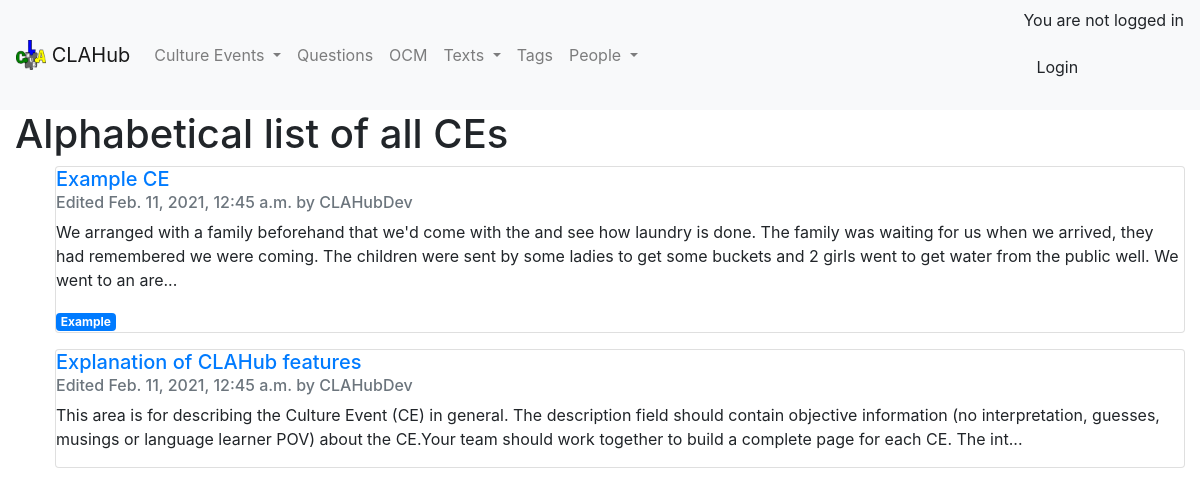
The page /CE/alphabetical on the database its author committed.
### CE/models.py (models this page shows, shortened)
class CultureEvent(models.Model):
    title = models.CharField(max_length=60, blank=False, unique=True)
    date_created = models.DateTimeField(auto_now_add=True)
    last_modified = models.DateTimeField(auto_now=True)
    last_modified_by = models.CharField(max_length=20)
    description = models.TextField(blank=True)
    description_plain_text = models.TextField(blank=True)
    differences = models.TextField(blank=True)
    interpretation = models.TextField(blank=True)
    slug = models.SlugField(unique=True)  # set in save function, form doesn't need to validate it
    tags = TaggableManager()
    def save(self, *args, **kwargs):
        self.check_unique_title()
        self.description = bleach.clean(self.description_plain_text)
        if CE.settings.auto_cross_reference:
            self.auto_cross_ref()
        else:
            self.find_tag()
        self.slug = slugify(self.title)
        super().save(*args, **kwargs)

### CE/views.py (the view)
# urls.py: path('alphabetical', views.alphabetical, name='alphabetical'),
@CE.utilities.conditional_login
def alphabetical(request):
    ces = CultureEvent.objects.all().order_by(Lower('title'))
    paginator = Paginator(ces, 25)
    ces = paginator.get_page(request.GET.get('page'))
    context = {
        'CEs': ces,
        'paginator': ces,
        'title': 'CEs alphabetically'
    }
    return render(request, 'CE/alphabetical.html', context)

### CE/templates/CE/alphabetical.html (shortened to what this page needs)
{% extends 'base.html' %}
    {% block page_content %}
    <h1> Alphabetical list of all CEs</h1>
    {% include 'CE/partial/CE_list.html' %}
</div>
{% endblock %}

### CE/templates/CE/partial/CE_list.html (shortened to what this page needs)
{% for ce in CEs %}
<ul>
    <div class="card">
        <h5><a href="{% url 'CE:view' ce.pk %}"> {{ ce.title }} </a></h5>
        <h6 class="card-subtitle mb-2 text-muted">Edited {{ce.last_modified}} by {{ce.last_modified_by}}</h6>
        <p class="card-text">{% autoescape off %}{{ce.description|slice:300}}...{% endautoescape %}</p>
        <div>
            {% for tag in ce.tags.all %}
            {% if tag.slug %}
            <a href ="{% url 'CE:view_tag' tag.slug %}" class="{% cycle 'badge badge-primary' 'badge badge-success' 'badge badge-warning' 'badge badge-secondary' 'badge badge-info' 'badge badge-danger' %}">{{tag}}</a>
            {% endif %}
            {% endfor %}
        </div>
    </div>
</ul>
{% endfor %}

### rows shown on the page
CultureEvent: title "Example CE", last_modified "Feb. 11, 2021, 12:45 a.m.", last_modified_by "CLAHubDev", description "We arranged with a family beforehand that we'd come with the and see how laundry is done. The family was waiting for us when we arrived, they had remembered we were coming. The children were sent by some ladies to get some buckets and 2 girls went to get water from the public well. We went to an are"
Tag: name "Example"
CultureEvent: title "Explanation of CLAHub features", last_modified "Feb. 11, 2021, 12:45 a.m.", last_modified_by "CLAHubDev", description "This area is for describing the Culture Event (CE) in general. The description field should contain objective information (no interpretation, guesses, musings or language learner POV) about the CE.Your team should work together to build a complete page for each CE. The int"
